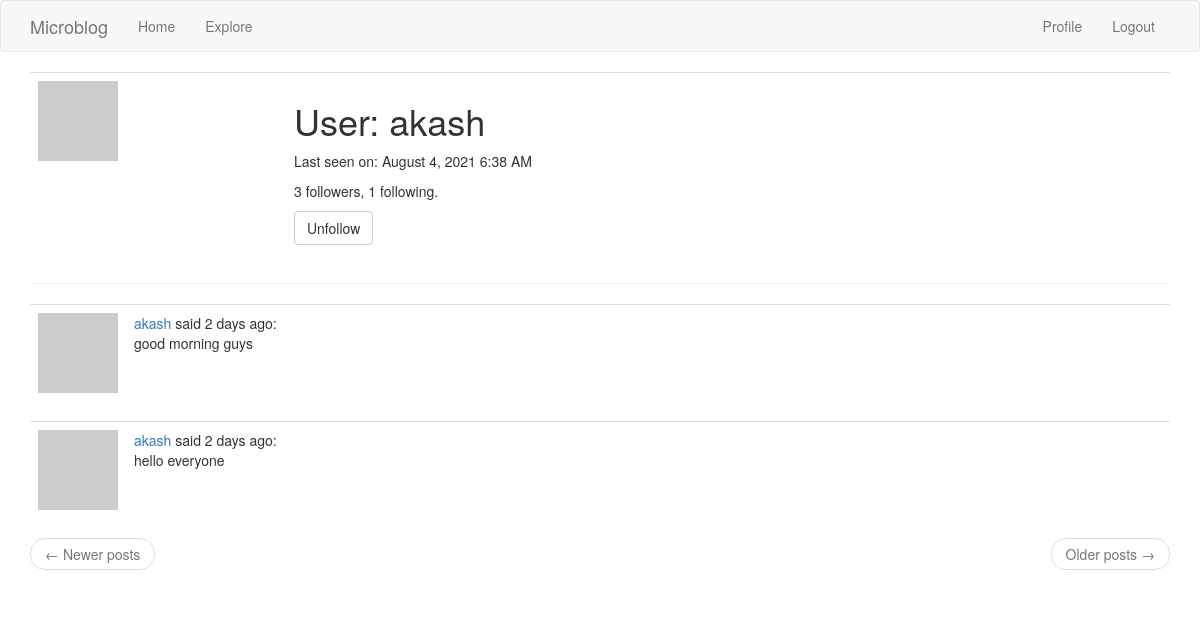
The page /user/akash (signed in) on the database its author committed.
### app/models.py (models this page shows, shortened)
class User(UserMixin, db.Model):
    id = db.Column(db.Integer, primary_key=True)
    username = db.Column(db.String(64), index=True, unique=True)
    email = db.Column(db.String(120), index=True, unique=True)
    password_hash = db.Column(db.String(128))
    posts = db.relationship('Post', backref='author', lazy='dynamic')
    about_me = db.Column(db.String(140))
    last_seen = db.Column(db.DateTime, default=datetime.utcnow)
    followed = db.relationship(
        'User', secondary=followers,
        primaryjoin=(followers.c.follower_id == id),
        secondaryjoin=(followers.c.followed_id == id),
        backref=db.backref('followers', lazy='dynamic'), lazy='dynamic')
    def avatar(self, size):
        digest = md5(self.email.lower().encode('utf-8')).hexdigest()
        return 'https://www.gravatar.com/avatar/{}?d=identicon&s={}'.format(
            digest, size)
    def is_following(self, user):
        return self.followed.filter(
            followers.c.followed_id == user.id).count() > 0

class Post(db.Model):
    id = db.Column(db.Integer, primary_key=True)
    body = db.Column(db.String(140))
    timestamp = db.Column(db.DateTime, index=True, default=datetime.utcnow)
    user_id = db.Column(db.Integer, db.ForeignKey('user.id'))

### app/routes.py (the view)
@app.route('/user/<username>')
@login_required
def user(username):
    user = User.query.filter_by(username=username).first_or_404()
    page = request.args.get('page', 1, type=int)
    posts = user.posts.order_by(Post.timestamp.desc()).paginate(
        page, app.config['POSTS_PER_PAGE'], False)
    next_url = url_for('user', username=user.username, page=posts.next_num) \
        if posts.has_next else None
    prev_url = url_for('user', username=user.username, page=posts.prev_num) \
        if posts.has_prev else None
    form = EmptyForm()
    return render_template('user.html', user=user, posts=posts.items,
                           next_url=next_url, prev_url=prev_url, form=form)

### app/forms.py
class EmptyForm(FlaskForm):
    submit = SubmitField('Submit')

### app/models.py (called while the page is built)
@login.user_loader
def load_user(id):
    return User.query.get(int(id))

### app/routes.py (called while the page is built)
@app.before_request
def before_request():
    if current_user.is_authenticated:
        current_user.last_seen = datetime.utcnow()
        db.session.commit()
        g.locale = str(get_locale())

### app/templates/user.html (shortened to what this page needs)
{% extends "base.html" %}
{% block app_content %}
    <table class="table table-hover">
        <tr>
            <td width="256px"><img src="{{ user.avatar(256) }}"></td>
            <td>
                <h1>User: {{ user.username }}</h1>
                {% if user.last_seen %}
                    <p>Last seen on: {{ moment(user.last_seen).format('LLL') }}</p>
                {% endif %}
                <p>{{ user.followers.count() }} followers, {{ user.followed.count() }} following.</p>
                {% if user == current_user %}
                    <p><a href="{{ url_for('edit_profile') }}">Edit your profile</a></p>
                {% else %}
                    <p>
                        <form action="{{ url_for('unfollow', username=user.username) }}" method="post">
                            {{ form.submit(value='Unfollow', class_='btn btn-default') }}
                        </form>
                    </p>
                {% endif %}
            </td>
        </tr>
    </table>
    <hr>
    {% for post in posts %}
        {% include '_post.html' %}
    {% endfor %}
    <nav aria-label="...">
        <ul class="pager">
            <li class="previous{% if not prev_url %} disabled{% endif %}">
                <a href="{{ prev_url or '#' }}">
                    <span aria-hidden="true">&larr;</span> Newer posts
                </a>
            </li>
            <li class="next{% if not next_url %} disabled{% endif %}">
                <a href="{{ next_url or '#' }}">
                    Older posts <span aria-hidden="true">&rarr;</span>
                </a>
            </li>
        </ul>
    </nav>
{% endblock %}

### app/templates/_post.html
<table class="table table-hover">
    <tr>
        <td width="70px">
            <a href="{{ url_for('user', username=post.author.username) }}">
                <img src="{{ post.author.avatar(70) }}" />
            </a>
        </td>
        <td>
            <a href="{{ url_for('user', username=post.author.username) }}">
                {{ post.author.username }}
            </a>
            said {{ moment(post.timestamp).fromNow() }}:
            <br>
            {{ post.body }}
        </td>
    </tr>
</table>

### rows shown on the page
User: username "akash", last_seen "August 4, 2021 6:38 AM"
Post: author.username "akash", timestamp "2 days ago", body "good morning guys"
Post: author.username "akash", timestamp "2 days ago", body "hello everyone"

### other values the page prints
{{ user.followers.count() }} "3"
{{ user.followed.count() }} "1"
